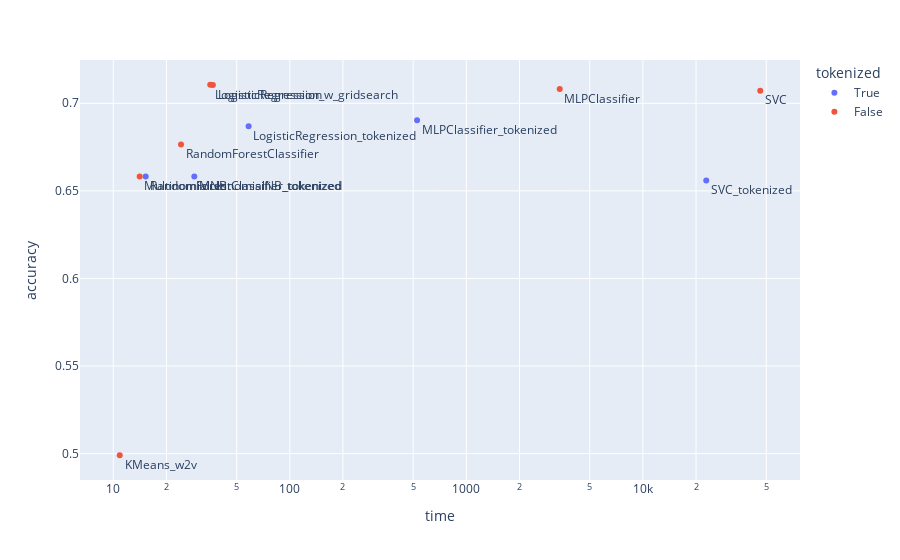

This figure's notebook cell:
### Code cell
fig = px.scatter(
    supervised_df,
    x="time",
    y="accuracy",
    log_x=True,
    color="tokenized",
    text='index'
)

fig.update_traces(textposition="bottom right")
fig.show()

### Figure 1 — Plotly figure (JSON) as saved in the notebook; plotly's stock layout.template omitted (floating-point values rounded to 4 significant figures)
{"data": [{"hovertemplate": "tokenized=True<br>time=%{x}<br>accuracy=%{y}<br>index=%{text}<extra></extra>", "legendgroup": "True", "marker": {"color": "#636efa", "symbol": "circle"}, "mode": "markers+text", "name": "True", "showlegend": true, "text": ["LogisticRegression_tokenized", "MultinomialNB_tokenized", "MLPClassifier_tokenized", "RandomForestClassifier_tokenized", "SVC_tokenized"], "textposition": "bottom right", "type": "scatter", "x": [58.42, 28.78, 525.9, 15.26, 22850.0], "xaxis": "x", "y": [0.6869, 0.6582, 0.6903, 0.6583, 0.6559], "yaxis": "y"}, {"hovertemplate": "tokenized=False<br>time=%{x}<br>accuracy=%{y}<br>index=%{text}<extra></extra>", "legendgroup": "False", "marker": {"color": "#EF553B", "symbol": "circle"}, "mode": "markers+text", "name": "False", "showlegend": true, "text": ["LogisticRegression", "LogisticRegression_w_gridsearch", "MultinomialNB", "MLPClassifier", "KMeans_w2v", "RandomForestClassifier", "SVC"], "textposition": "bottom right", "type": "scatter", "x": [36.65, 35.42, 14.11, 3381.0, 10.88, 24.2, 46210.0], "xaxis": "x", "y": [0.7105, 0.7106, 0.6583, 0.7081, 0.4991, 0.6765, 0.7072], "yaxis": "y"}], "layout": {"legend": {"title": {"text": "tokenized"}, "tracegroupgap": 0}, "margin": {"t": 60}, "xaxis": {"anchor": "y", "domain": [0, 1], "title": {"text": "time"}, "type": "log"}, "yaxis": {"anchor": "x", "domain": [0, 1], "title": {"text": "accuracy"}}}}
